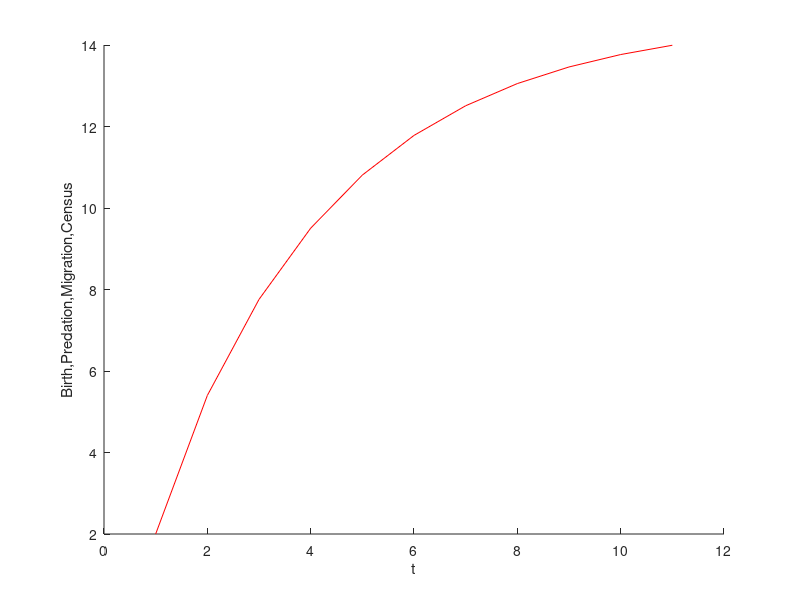

Reproduce this figure in MATLAB.
clear;
figure(1); clf
 
b=0.5; d=0.2; m=3 ; g = 2;
%  g=0.01; b=0.02; d=0.03; m= 0.05;


func1 = @(n,c) n+b./c*n;   % Birth
func2 = @(n,c) n-d*c*n;    % Predation
func3 = @(n) n + m;   % Migration
func4 = @(n) g * (1-1/n);   % Census
 
n1=2; pn=[n1];
for i=1:10

    c4=func4(n1);
    n1=func1(n1,c4);
    n1=func2(n1,c4);
    n1=func3(n1);
    
    pn=[pn; n1];
end
hold on;
plot(pn,'r-');
 
xlabel('t');
ylabel('Birth,Predation,Migration,Census');
 